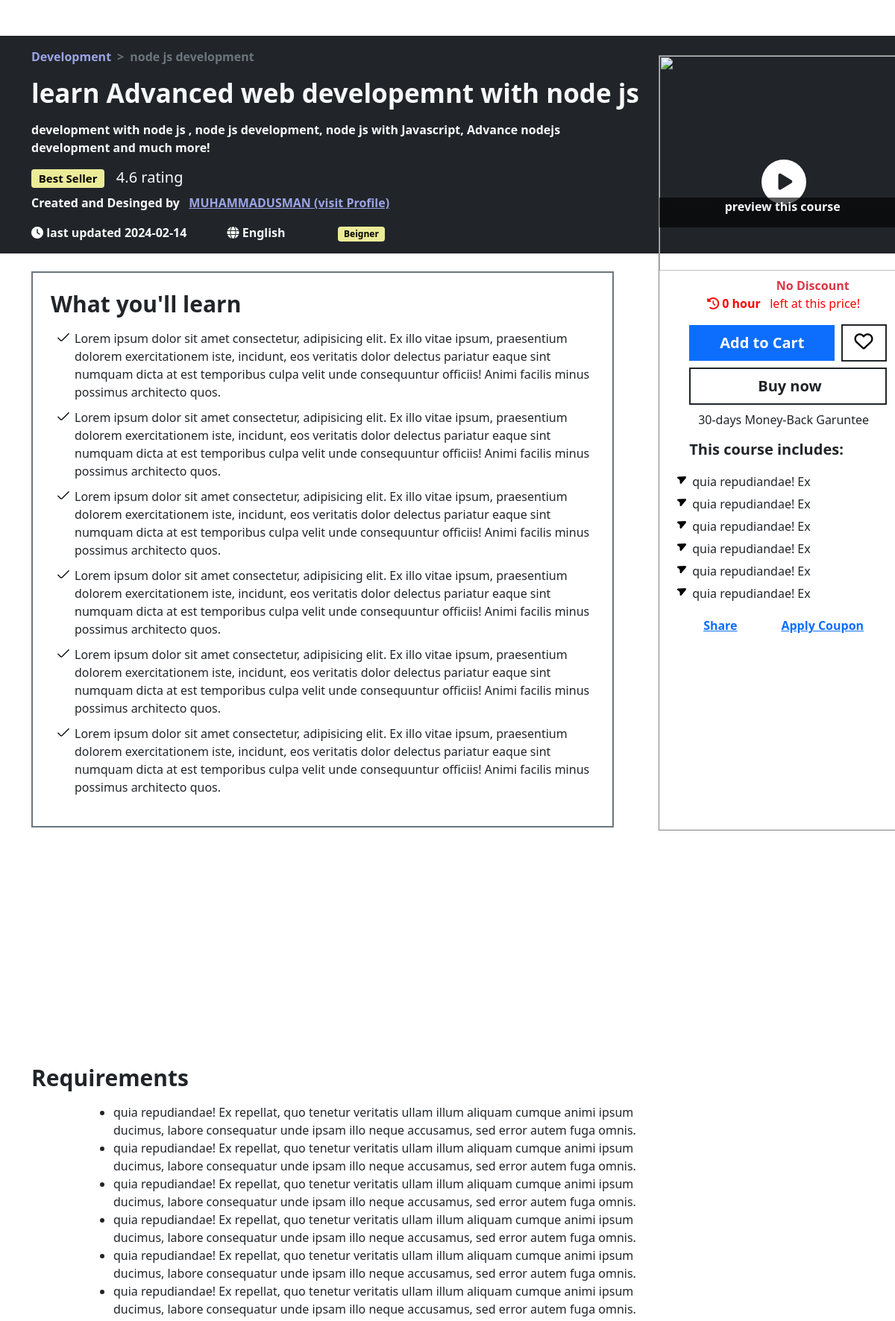
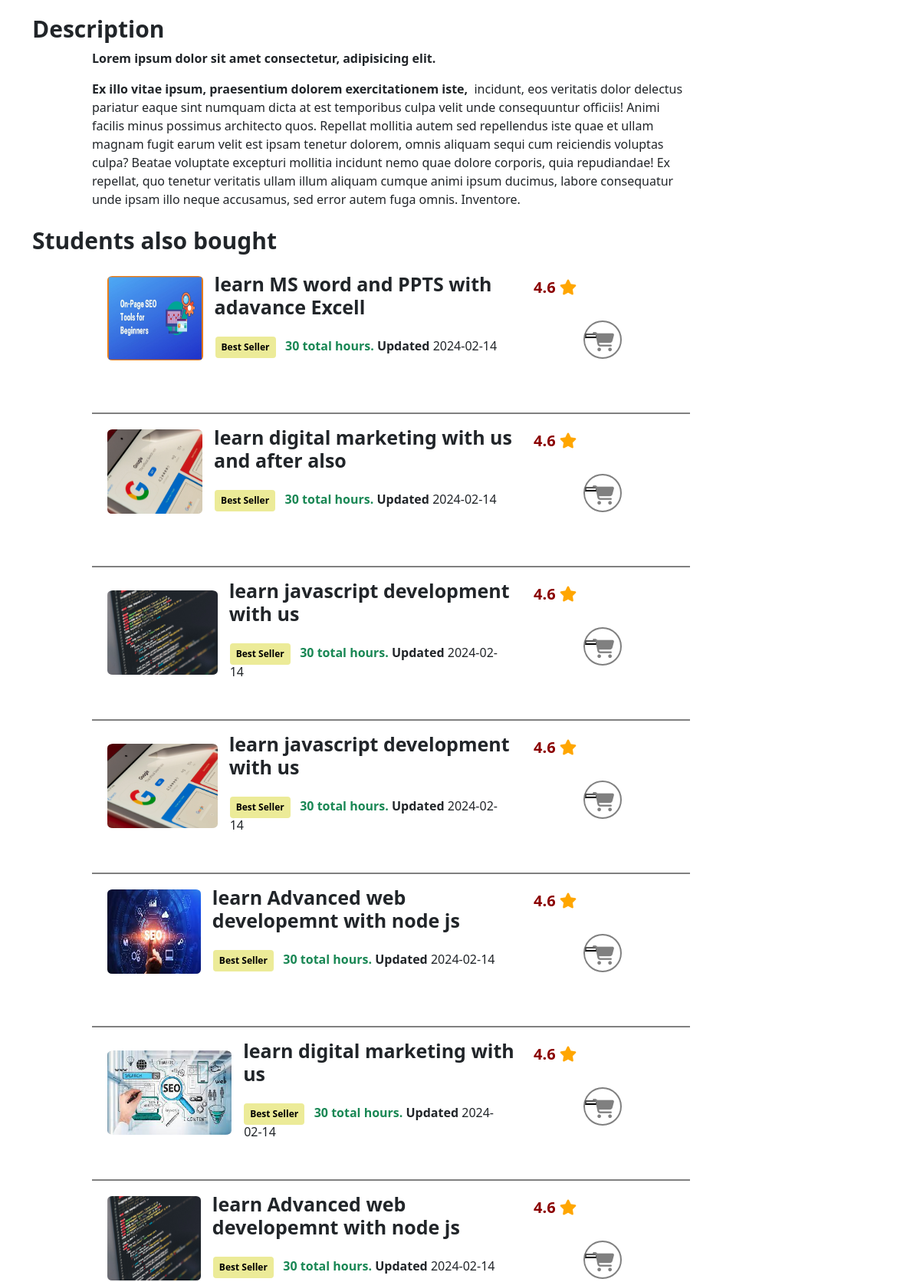
/student/section/index.php?course_id=10 (upper part), run on the app's committed database (2 pictures, top to bottom).
### tables this page shows
CREATE TABLE `cources_categories` (
  `category_id` int(11) NOT NULL,
  `category_name` varchar(50) NOT NULL
);

CREATE TABLE `cource` (
  `courses_id` int(11) NOT NULL,
  `course_title` varchar(255) NOT NULL,
  `course_subtitle` varchar(225) NOT NULL,
  `select_language` varchar(100) NOT NULL,
  `selecting_level` varchar(100) NOT NULL,
  `select_category` int(11) NOT NULL,
  `primary_taught` varchar(225) NOT NULL,
  `course_img` varchar(225) NOT NULL,
  `course_video` varchar(225) NOT NULL,
  `instructor_name` varchar(50) NOT NULL,
  `course_description` longtext NOT NULL,
  `instructor_id` int(11) NOT NULL,
  `course_type` varchar(50) NOT NULL
);

CREATE TABLE `course_requirments` (
  `requirments_id` int(11) NOT NULL,
  `course_requirments` longtext NOT NULL,
  `short_description` longtext NOT NULL,
  `course_outcome` longtext NOT NULL,
  `course_includes` longtext NOT NULL,
  `course_specifications` longtext NOT NULL,
  `courses_id` int(11) NOT NULL,
  `last_updated` date DEFAULT curdate()
);

### back.php (called while the page is built, shortened)
<?php
class backend{
    private $server = "localhost";
    private $username = "root";
    private $psw = "";
    private $database = "project";
    private $mysql;
    private $conn = false;
    public function __construct(){
        if(!$this->conn){
            $this->mysql = new mysqli($this->server, $this->username,$this->psw,$this->database);
            $this->conn = true;
        }
        else{
           return true;
        }
    }
      function fetching($table, $rows="*", $join = null, $where = null){
        $select = "SELECT $rows FROM $table";
        if(!is_null($where)){
            $select .= " WHERE $where";
        }
        $RunSelect = $this->mysql->query($select);
        if($RunSelect){
            $FetchData = $RunSelect->fetch_all(MYSQLI_ASSOC);
            if($FetchData){
                if($FetchData !== null){
                    return $FetchData;
                }
            }
        }else{
            echo "Error Occur in Query".$this->mysql->error;
            return array();
        }
      }
    }
?>

### student/section/index.php (the view, shortened to what this page needs)
<?php  include("../../back.php");  ?>
<!doctype html>
<html lang="en">
<head>
    <link href="https://cdn.jsdelivr.net/npm/bootstrap@5.0.2/dist/css/bootstrap.min.css" rel="stylesheet"
>
    <link rel="stylesheet" href="https://cdnjs.cloudflare.com/ajax/libs/font-awesome/6.5.1/css/all.min.css"
 />
    <link rel="stylesheet" href="../../assets/css/course-page.css">
</head>
<body>
<?php
$mian_id = $_GET['course_id'];
$cources = new backend();
$getdata = $cources->fetching('cource','*',null,"courses_id='$mian_id'");
foreach($getdata as $courseData){
?>
    <div class="container-fluid bg-dark mt-5 content-height">
        <div class="container fw-bold">
            <nav aria-label="breadcrumb" style="--bs-breadcrumb-divider: '>';">
                <ol class="breadcrumb pt-3">
                   <li class="breadcrumb-item"><a href="#" class="text-decoration-none breadcrumb-color">
                    <?php
                    $category_id = $courseData['select_category'];
                    $getdata = $cources->fetching('cources_categories','*',null,"category_id='$category_id'");
                    foreach($getdata as $mainCategory){
                        $category = $mainCategory['category_name'];
                        echo $category; } ?>
                   </a></li>
                    <li class="breadcrumb-item active" aria-current="page"
                        class="text-decoration-none breadcrumb-color"><?= $courseData['primary_taught'] ?></li>
                </ol>
            </nav>
            <h1 class="content-heading fw-bold text-light">
                <?= $courseData['course_title'] ?>
            </h1>
            <p class="content-para text-light pt-2">
                <?= $courseData['course_subtitle'] ?>
            </p>
            <div class="mt-3">
                <h5 class="text-light"><span class="badge badge-color">Best Seller</span> &nbsp; 4.6 rating </h5>
                <p class="content-description">
                    Created and Desinged by &nbsp; <a href="" style="color: rgb(156, 164, 229);">
                        <?= $courseData['instructor_name'] ?> (visit Profile)
                    </a>
                </p>
            </div>
            <div class="text-light">
                <p class="pb-3">
                    <i class="fa-solid fa-clock" style="color: #ffffff;"></i>
                    last updated
                     <?php
                  $getTime = $cources->fetching('course_requirments','*',null,"courses_id = '$mian_id'");
                  foreach($getTime as $timeData){
                    echo $timeData['last_updated'];
                  }
                ?>
                    <i class="fa-solid fa-globe" style="color: #ffffff;"></i>
                    <?= $courseData['select_language'] ?>
                    <span class="badge badge-color  badge-color-special">
                    <?= $courseData['selecting_level'] ?>
                    </span>
                </p>
            </div>
        </div>
    </div>
    <div class="container mt-4 mb-0 description-section ">
        <div class="border border-2 p-4 border-secondary description-section-left">
            <h1 class="mb-3 fw-bold">What you'll learn</h1>
            <div class="d-flex justify-content-center inner-description">
                <div class="inner-description-first">
                    <ol class="list_style">
                            <?php
                                  $getLearners = $cources->fetching('course_requirments','*',null,"courses_id='$mian_id'");
                                  foreach($getLearners as $LearnersData){
                                    echo $LearnersData['course_outcome'];
                                  }
                            ?>
                    </ol>
                </div>
            </div>
        </div>
        <div class="position-relative description-section-right d-sm-none d-md-block d-none">
            <div class="background-color fw-bold text-light text-center">preview this course</div>
            <div class="play-button" data-bs-toggle="modal" data-bs-target="#exampleModal">
                <i class="fas fa-play button-icon"></i>
            </div>
            <div class="bg-color-course position-relative">
<?php
$courses_id = $_GET['course_id'];
$checkDiscount = $cources->fetching("coupons","*",null,"courses_id = $courses_id");
if(!empty($checkDiscount)){
    foreach($checkDiscount as $AvailableDiscount){
        $discountPercent = $AvailableDiscount['coupon_percent'];
        $coupon_expiry_string = $AvailableDiscount['coupon_expiry'];
        $courses_id = $AvailableDiscount['courses_id'];
    $CoursePrice = $cources->fetching("course_prices","*",null,"courses_id = $courses_id");
    if(!empty($CoursePrice)){
        foreach($CoursePrice as $CourseDiscountedPrice){
            $Course_price = $CourseDiscountedPrice['course_price'];
        }
    }else{
        echo "Price not found";
    }
}
    $discount_percentage = $discountPercent / 100;
    $discount_amount = $discount_percentage * $Course_price;
    $final_price = $Course_price - $discount_amount;
    $localTimeZone = new DateTimeZone('Asia/Karachi');
    $currentDate = new DateTime('now', $localTimeZone);
    $coupon_expiry = new DateTime($coupon_expiry_string, $localTimeZone);
    $interval = $currentDate->diff($coupon_expiry);
    $totalHours = ($interval->days * 24) + $interval->h + ($interval->i / 60);
    if ($interval->invert) {
        $totalHours = 0;
    }
    $totalHoursFormatted = number_format($totalHours, 2);
?>
 <!-- <h2 class="fw-bold fs-2">
     $ToShow. $final_price;
</h2> -->
<span><?php
if($totalHoursFormatted == 0){
?>
<div class="text-dark mobile-responsiveness-price pt-2 d-flex justify-content-evenly align-items-center">
<h2 class='fw-bold fs-2'>
    <?= $overPrice ?>
</h2>
<span class='text-danger d-block fw-bold'>No Discount</span>
</div>
<?php
}else{
?>
<div class="text-dark mobile-responsiveness-price pt-2 d-flex justify-content-evenly align-items-center">
<h2 class="fw-bold">
   <?= $ToShow. $final_price .$ToShowMessage?>
</h2>
    <span><?=$discountPercent."% off"?></span>
</div>
    <?php
}
?></span>
<?php
}else{
?>
<div class="text-dark mobile-responsiveness-price pt-2 d-flex justify-content-evenly align-items-center">
<span class='text-danger fw-bold'>No Discount</span>
</div>
<?php
}
?>
                <?php
                if(!empty($coupon_expiry)){
?>
 <p class="course_small_desc">
                    <span class="course_small_desc fw-bold"> <i class="fa-solid fa-clock-rotate-left me-1"
                            style="color: #ff0000;"></i><?=$totalHoursFormatted?> hour</span> &nbsp; left at this price!
 </p>
<?php
                }else{
?>
 <p class="course_small_desc">
                    <span class="course_small_desc fw-bold"> <i class="fa-solid fa-clock-rotate-left me-1"
                            style="color: #ff0000;"></i>0 hour</span> &nbsp; left at this price!
 </p>
<?php
                }
                ?>
                <div class="cart-section position-relative">
                <form action="cart_data.php" style="display:inline-block;" method='post' enctype='multipart/form-data'>
                    <input type="submit" name="cartCourse" class="btn btn-primary cart_btn btn-lg me-1" value="Add to Cart">
                </form>
                    <a href="" class="btn border border-2 favourite_btn border-dark btn-lg">
                        <i class="fa-regular fa-heart" style="color: #000000;font-size:25px;"></i>
                    </a>
                </div>
<?php
if(isset($_SESSION['id'])){
    $reg_id = $_SESSION['id'];
?>
    <a href="purchase.php?cources_id=<?= $courseData['courses_id'] ?>&Log_id=<?= $reg_id ?>" class="btn border border-2 border-dark mt-2 buy_btn btn-lg position-relaive">Buy now</a>
<?php
}else{
?>
    <a href="purchase.php?cources_id=<?= $courseData['courses_id'] ?>&Log_id=0" class="btn border border-2 border-dark mt-2 buy_btn btn-lg position-relaive">Buy now</a>
<?php
}
?>
                <p class="text-center mt-2">30-days Money-Back Garuntee</p>
                <div class="course_includes">
                    <h5 class="fw-bold mb-3">This course includes:</h5>
                    <div>
                    <?php
                    $getIncludes = $cources->fetching('course_requirments','*',null,"courses_id='$mian_id'");
                    if(!empty($getIncludes)){
                        foreach($getIncludes as $includesData){
                            $IncData = $includesData['course_includes'];
                    ?>
                        <ol class="includes-desc ps-1">
                        <?=  $IncData ?>
                        </ol>
                    <?php
                        }
                    }else{
                        echo null;
                    } ?>
                </div>
                </div>
                <div class="d-flex justify-content-evenly fw-bold">
                    <a href="">Share</a>
                    <a href="">Apply Coupon</a>
                </div>
            </div>
        </div>
    </div>
    <?php
        $getRequirements = $cources->fetching('course_requirments','*',null,"courses_id='$mian_id'");
        if(!empty($getRequirements)){
    ?>
<?php
            foreach($getRequirements as $RequirementsData){
                $reqs = $RequirementsData['course_requirments'];
                if(!empty($reqs)){
                    ?>
<h1 class="container fw-bold mt-4" style=" font-size: 30px;">Requirements</h1>
<div class="Requirements_section mt-3">
<ul>
    <?php
                        echo $reqs;
    ?>
</ul>
</div>
    <?php
                    }else{
                        echo null;
                    }
            }
        }else{
                echo null;
        }
    ?>
<?php
      $cour_desp = $courseData['course_description'];
      if(!empty($cour_desp)){
?>
    <h1 class="container fw-bold mt-4" style="font-size: 30px;">Description</h1>
    <div class="Requirements_section">
    <p>
    <?= $cour_desp ?>
<?php
    }else{
         echo null;
    }?>
 <h1 class="container fw-bold mt-4" style=" font-size: 30px;">Students also bought</h1>
<?php
$courcesExtra = new backend();
$getCources = $courcesExtra->fetching('cource','*',null,"courses_id !='$mian_id'");
foreach($getCources as $extraCourseData){
?>
<div class="cources_section">
    <div class="cources_section_left">
        <div class="section_right">
            <img src="../../instructor/new/<?= $extraCourseData['course_img'] ?>" alt="">
           </div>
        <div class="section_left">
            <h6 class="fw-bold text-dark section_left_head" style="width: 100%;">
                <?= $extraCourseData['course_title'] ?>
            </h6>
            <h6 class="ms-3 mt-4 section_left_responsiveness_heading"><span class="badge p-2 badge-color">Best Seller</span> &nbsp;
                <span class="text-success fw-bold">30 total hours.</span><span class="fw-bold">&nbsp;Updated</span>
                <?php
                  foreach($getTime as $timeData){
                  echo $timeData['last_updated'];  }  ?>
            </h6>
        </div>
    </div>
    <div class="cources_section_right position-relative">
    <span class="section_right_span1"
            style="color:darkred;  margin-left: 30px;padding-top: 20px; font-size: 20px;  display: block; font-weight: bold;">4.6
            <i class="fa-solid fa-star" style="color: #ffa600;padding-right: 40px;"></i>
        </span>
        <div class="section_right_icon">
        <?php
          if($price === 'Free'){
            ?>
            <form action="enrolled_students.php" style="display:inline-block;" method='post' enctype='multipart/form-data'>
            <input type="hidden" name="courses_id" value="<?= $courseData['courses_id'] ?>">
            <button type="submit" class="btn-last" name="enroll_submit"><i class="fas fa-graduation-cap" style="color: grey;"></i></button>
            </form>
            <?php
          }else{
            ?>
            <form action="cart_data.php" style="display:inline-block;" method='post' enctype='multipart/form-data'>
            <button type="submit" class="btn-last" name="cartCourse"><i class="fa-solid fa-cart-shopping" style="color: grey;"></i></button>
            </form>
            <?php
          }
        ?>
        </div>
    </div>
    </div>
<?php } ?>
          <?php
         $cources = new backend();
?>
</body>
</html>
<?php
}
?>

### data on the page
cource: primary_taught "node js development", course_title "learn Advanced web developemnt with node js", course_subtitle "development with node js , node js development, node js with Javascript, Advance nodejs development and much more!", instructor_name "MUHAMMADUSMAN", select_language "English", selecting_level "Beigner", course_description "Lorem ipsum dolor sit amet consectetur, adipisicing elit. Ex illo vitae ipsum, praesentium dolorem exercitationem iste, incidunt, eos veritatis dolor delectus pariatur eaque sint numquam dicta at est temporibus culpa velit unde consequuntur officiis! Animi facilis minus possimus architecto quos. Repellat mollitia autem sed repellendus iste quae et ullam magnam fugit earum velit est ipsam tenetur dolorem, omnis aliquam sequi cum reiciendis voluptas culpa? Beatae voluptate excepturi mollitia incidunt nemo quae dolore corporis, quia repudiandae! Ex repellat, quo tenetur veritatis ullam illum aliquam cumque animi ipsum ducimus, labore consequatur unde ipsam illo neque accusamus, sed error autem…"
cources_categories: category_name "Development"
course_requirments: last_updated "2024-02-14", course_outcome "Lorem ipsum dolor sit amet consectetur, adipisicing elit. Ex illo vitae ipsum, praesentium dolorem exercitationem iste, incidunt, eos veritatis dolor delectus pariatur eaque sint numquam dicta at est temporibus culpa velit unde consequuntur officiis! Animi facilis minus possimus architecto quos. Lorem ipsum dolor sit amet consectetur, adipisicing elit. Ex illo vitae ipsum, praesentium dolorem exercitationem iste, incidunt, eos veritatis dolor delectus pariatur eaque sint numquam dicta at est temporibus culpa velit unde consequuntur officiis! Animi facilis minus possimus architecto quos. Lorem ipsum dolor sit amet consectetur, adipisicing elit. Ex illo vitae ipsum, praesentium dolorem…", course_includes "quia repudiandae! Ex quia repudiandae! Ex quia repudiandae! Ex quia repudiandae! Ex quia repudiandae! Ex quia repudiandae! Ex", course_requirments "quia repudiandae! Ex repellat, quo tenetur veritatis ullam illum aliquam cumque animi ipsum ducimus, labore consequatur unde ipsam illo neque accusamus, sed error autem fuga omnis. quia repudiandae! Ex repellat, quo tenetur veritatis ullam illum aliquam cumque animi ipsum ducimus, labore consequatur unde ipsam illo neque accusamus, sed error autem fuga omnis. quia repudiandae! Ex repellat, quo tenetur veritatis ullam illum aliquam cumque animi ipsum ducimus, labore consequatur unde ipsam illo neque accusamus, sed error autem fuga omnis. quia repudiandae! Ex repellat, quo tenetur veritatis ullam illum aliquam cumque animi ipsum ducimus, labore consequatur unde ipsam illo neque accusamus, sed…"
cource: course_img (picture), course_title "learn MS word and PPTS with adavance Excell"
cource: course_img (picture), course_title "learn digital marketing with us and after also"
cource: course_img (picture), course_title "learn javascript development with us"
cource: course_img (picture), course_title "learn javascript development with us"
cource: course_img (picture), course_title "learn Advanced web developemnt with node js"
cource: course_img (picture), course_title "learn digital marketing with us"
cource: course_img (picture), course_title "learn Advanced web developemnt with node js"
